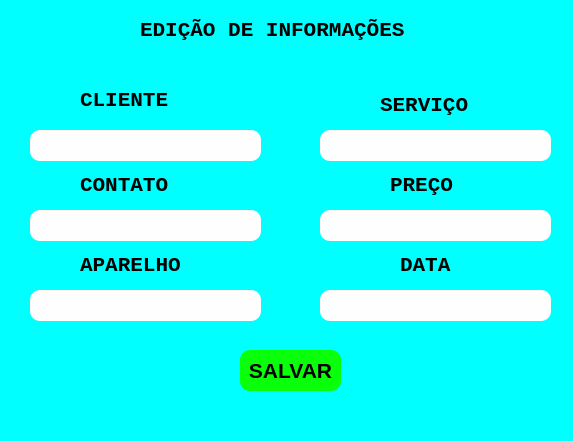
<?xml version="1.0" encoding="UTF-8"?>
<ui version="4.0">
 <class>MainWindow</class>
 <widget class="QMainWindow" name="MainWindow">
  <property name="geometry">
   <rect>
    <x>0</x>
    <y>0</y>
    <width>573</width>
    <height>441</height>
   </rect>
  </property>
  <property name="windowTitle">
   <string>MainWindow</string>
  </property>
  <property name="styleSheet">
   <string notr="true">background-color: rgb(0, 255, 255);</string>
  </property>
  <widget class="QWidget" name="centralwidget">
   <widget class="QLineEdit" name="lineEdit_2">
    <property name="geometry">
     <rect>
      <x>30</x>
      <y>210</y>
      <width>231</width>
      <height>31</height>
     </rect>
    </property>
    <property name="styleSheet">
     <string notr="true">QLineEdit{
	background-color: rgb(254,254,254);
	border-radius: 10px;
}</string>
    </property>
   </widget>
   <widget class="QLineEdit" name="lineEdit_3">
    <property name="geometry">
     <rect>
      <x>320</x>
      <y>290</y>
      <width>231</width>
      <height>31</height>
     </rect>
    </property>
    <property name="styleSheet">
     <string notr="true">QLineEdit{
	background-color: rgb(254,254,254);
	border-radius: 10px;
}</string>
    </property>
   </widget>
   <widget class="QLineEdit" name="lineEdit_4">
    <property name="geometry">
     <rect>
      <x>30</x>
      <y>290</y>
      <width>231</width>
      <height>31</height>
     </rect>
    </property>
    <property name="styleSheet">
     <string notr="true">QLineEdit{
	background-color: rgb(254,254,254);
	border-radius: 10px;
}</string>
    </property>
   </widget>
   <widget class="QLineEdit" name="lineEdit_5">
    <property name="geometry">
     <rect>
      <x>320</x>
      <y>130</y>
      <width>231</width>
      <height>31</height>
     </rect>
    </property>
    <property name="styleSheet">
     <string notr="true">QLineEdit{
	background-color: rgb(254,254,254);
	border-radius: 10px;
}</string>
    </property>
   </widget>
   <widget class="QLineEdit" name="lineEdit_6">
    <property name="geometry">
     <rect>
      <x>30</x>
      <y>130</y>
      <width>231</width>
      <height>31</height>
     </rect>
    </property>
    <property name="styleSheet">
     <string notr="true">QLineEdit{
	background-color: rgb(254,254,254);
	border-radius: 10px;
}</string>
    </property>
   </widget>
   <widget class="QLineEdit" name="lineEdit_7">
    <property name="geometry">
     <rect>
      <x>320</x>
      <y>210</y>
      <width>231</width>
      <height>31</height>
     </rect>
    </property>
    <property name="styleSheet">
     <string notr="true">QLineEdit{
	background-color: rgb(254,254,254);
	border-radius: 10px;
}</string>
    </property>
   </widget>
   <widget class="QLabel" name="label">
    <property name="geometry">
     <rect>
      <x>140</x>
      <y>10</y>
      <width>281</width>
      <height>41</height>
     </rect>
    </property>
    <property name="font">
     <font>
      <family>Lucida Console</family>
      <pointsize>16</pointsize>
      <weight>75</weight>
      <bold>true</bold>
     </font>
    </property>
    <property name="text">
     <string>EDIÇÃO DE INFORMAÇÕES</string>
    </property>
   </widget>
   <widget class="QLabel" name="label_2">
    <property name="geometry">
     <rect>
      <x>80</x>
      <y>80</y>
      <width>111</width>
      <height>41</height>
     </rect>
    </property>
    <property name="font">
     <font>
      <family>Lucida Console</family>
      <pointsize>16</pointsize>
      <weight>75</weight>
      <bold>true</bold>
     </font>
    </property>
    <property name="text">
     <string>CLIENTE</string>
    </property>
   </widget>
   <widget class="QLabel" name="label_3">
    <property name="geometry">
     <rect>
      <x>80</x>
      <y>170</y>
      <width>101</width>
      <height>31</height>
     </rect>
    </property>
    <property name="font">
     <font>
      <family>Lucida Console</family>
      <pointsize>16</pointsize>
      <weight>75</weight>
      <bold>true</bold>
     </font>
    </property>
    <property name="text">
     <string>CONTATO</string>
    </property>
   </widget>
   <widget class="QLabel" name="label_4">
    <property name="geometry">
     <rect>
      <x>80</x>
      <y>250</y>
      <width>121</width>
      <height>31</height>
     </rect>
    </property>
    <property name="font">
     <font>
      <family>Lucida Console</family>
      <pointsize>16</pointsize>
      <weight>75</weight>
      <bold>true</bold>
     </font>
    </property>
    <property name="text">
     <string>APARELHO</string>
    </property>
   </widget>
   <widget class="QLabel" name="label_5">
    <property name="geometry">
     <rect>
      <x>380</x>
      <y>90</y>
      <width>101</width>
      <height>31</height>
     </rect>
    </property>
    <property name="font">
     <font>
      <family>Lucida Console</family>
      <pointsize>16</pointsize>
      <weight>75</weight>
      <bold>true</bold>
     </font>
    </property>
    <property name="text">
     <string>SERVIÇO</string>
    </property>
   </widget>
   <widget class="QLabel" name="label_6">
    <property name="geometry">
     <rect>
      <x>390</x>
      <y>170</y>
      <width>81</width>
      <height>31</height>
     </rect>
    </property>
    <property name="font">
     <font>
      <family>Lucida Console</family>
      <pointsize>16</pointsize>
      <weight>75</weight>
      <bold>true</bold>
     </font>
    </property>
    <property name="text">
     <string>PREÇO</string>
    </property>
   </widget>
   <widget class="QLabel" name="label_7">
    <property name="geometry">
     <rect>
      <x>400</x>
      <y>250</y>
      <width>71</width>
      <height>31</height>
     </rect>
    </property>
    <property name="font">
     <font>
      <family>Lucida Console</family>
      <pointsize>16</pointsize>
      <weight>75</weight>
      <bold>true</bold>
     </font>
    </property>
    <property name="text">
     <string>DATA</string>
    </property>
   </widget>
   <widget class="QPushButton" name="pushButton">
    <property name="geometry">
     <rect>
      <x>240</x>
      <y>350</y>
      <width>101</width>
      <height>41</height>
     </rect>
    </property>
    <property name="font">
     <font>
      <pointsize>16</pointsize>
      <weight>75</weight>
      <bold>true</bold>
     </font>
    </property>
    <property name="styleSheet">
     <string notr="true">background-color: rgb(10, 255, 10);
border-radius: 10px;</string>
    </property>
    <property name="text">
     <string>SALVAR</string>
    </property>
   </widget>
  </widget>
  <widget class="QMenuBar" name="menubar">
   <property name="geometry">
    <rect>
     <x>0</x>
     <y>0</y>
     <width>573</width>
     <height>21</height>
    </rect>
   </property>
  </widget>
  <widget class="QStatusBar" name="statusbar"/>
 </widget>
 <resources/>
 <connections/>
</ui>
